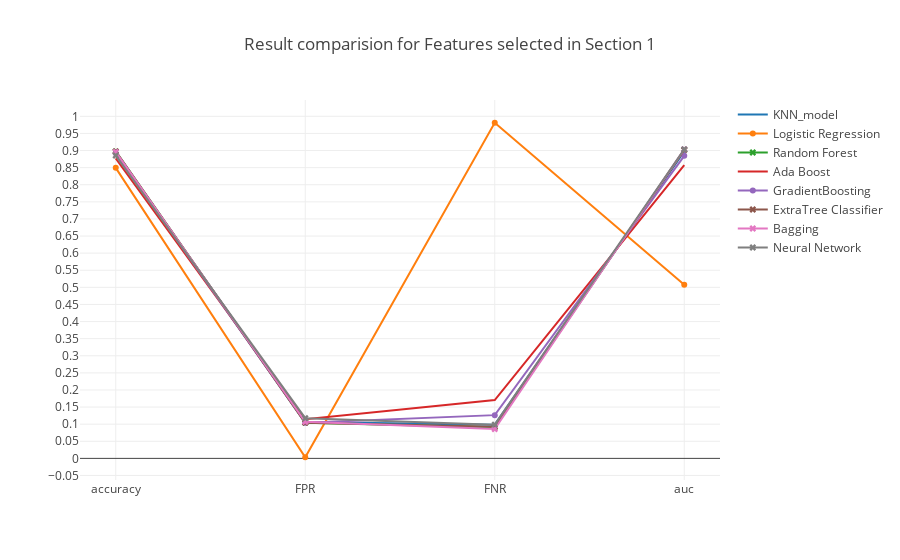

Notebook source saved alongside this figure:
### Markdown cell above
### <a id='1.A' style="text-decoration : none; color : #000000;"> A Results</a>

### Code cell
trace0 = go.Scatter(x=table_80_50_test.iloc[0].index.values[[0,5,6,7]],
                    y=table_80_50_test.iloc[0].values[[0,5,6,7]],
                    mode = 'lines',
                    name = 'KNN_model')

trace1 = go.Scatter(x=table_80_50_test.iloc[1].index.values[[0,5,6,7]],
                    y=table_80_50_test.iloc[1].values[[0,5,6,7]],
                    mode = 'lines+markers',
                    name = 'Logistic Regression')

trace2 = go.Scatter(x=table_80_50_test.iloc[2].index.values[[0,5,6,7]],
                    y=table_80_50_test.iloc[2].values[[0,5,6,7]],
                    mode = 'lines+markers',marker=dict(symbol='x'),
                    name = 'Random Forest')


trace3 = go.Scatter(x=table_80_50_test.iloc[3].index.values[[0,5,6,7]],
                    y=table_80_50_test.iloc[3].values[[0,5,6,7]],
                    mode = 'lines',
                    name = 'Ada Boost')

trace4 = go.Scatter(x=table_80_50_test.iloc[4].index.values[[0,5,6,7]],
                    y=table_80_50_test.iloc[4].values[[0,5,6,7]],
                    mode = 'lines+markers',
                    name = 'GradientBoosting')

trace5 = go.Scatter(x=table_80_50_test.iloc[5].index.values[[0,5,6,7]],
                    y=table_80_50_test.iloc[5].values[[0,5,6,7]],
                    mode = 'lines+markers',marker=dict(symbol='x'),
                    name = 'ExtraTree Classifier')

trace6 = go.Scatter(x=table_80_50_test.iloc[6].index.values[[0,5,6,7]],
                    y=table_80_50_test.iloc[6].values[[0,5,6,7]],
                    mode = 'lines+markers',marker=dict(symbol='x'),
                    name = 'Bagging')

trace7 = go.Scatter(x=table_80_50_test.iloc[7].index.values[[0,5,6,7]],
                    y=table_80_50_test.iloc[7].values[[0,5,6,7]],
                    mode = 'lines+markers',marker=dict(symbol='x'),
                    name = 'Neural Network')



data = [trace0, trace1, trace2, trace3, trace4, trace5, trace6, trace7]
layout = go.Layout(yaxis=dict(tick0=0,dtick=0.05),title='Result comparision for Features selected in Section 1')
fig = go.Figure(data=data, layout=layout)

iplot(fig, filename='Result')

### Figure 1 — Plotly figure (JSON) as saved in the notebook; plotly's stock layout.template omitted (floating-point values rounded to 4 significant figures)
{"data": [{"mode": "lines", "name": "KNN_model", "type": "scatter", "uid": "a3031d83-537e-4672-b823-5931a86bdc67", "x": ["accuracy", "FPR", "FNR", "auc"], "y": [0.8945, 0.1067, 0.09869, 0.8973]}, {"mode": "lines+markers", "name": "Logistic Regression", "type": "scatter", "uid": "04f5dccc-baaf-438a-8cb7-3fd5240e7604", "x": ["accuracy", "FPR", "FNR", "auc"], "y": [0.8494, 0.003326, 0.9812, 0.5077]}, {"marker": {"symbol": "x"}, "mode": "lines+markers", "name": "Random Forest", "type": "scatter", "uid": "bf98c08f-58a6-40ce-9cbf-3aec624eeda2", "x": ["accuracy", "FPR", "FNR", "auc"], "y": [0.8976, 0.1044, 0.09135, 0.9021]}, {"mode": "lines", "name": "Ada Boost", "type": "scatter", "uid": "b4a97e3f-43f9-4b73-8180-42610b14fdb8", "x": ["accuracy", "FPR", "FNR", "auc"], "y": [0.8771, 0.1145, 0.1705, 0.8575]}, {"mode": "lines+markers", "name": "GradientBoosting", "type": "scatter", "uid": "2dd3a629-4a4c-4ea9-94ca-17e4f464a136", "x": ["accuracy", "FPR", "FNR", "auc"], "y": [0.8924, 0.1043, 0.1264, 0.8847]}, {"marker": {"symbol": "x"}, "mode": "lines+markers", "name": "ExtraTree Classifier", "type": "scatter", "uid": "6814ceee-0d3f-4676-9d82-de495d80afbc", "x": ["accuracy", "FPR", "FNR", "auc"], "y": [0.8974, 0.1044, 0.09217, 0.9017]}, {"marker": {"symbol": "x"}, "mode": "lines+markers", "name": "Bagging", "type": "scatter", "uid": "f602de2b-adcc-4563-b5a9-a6f90845ffc0", "x": ["accuracy", "FPR", "FNR", "auc"], "y": [0.8962, 0.107, 0.08564, 0.9037]}, {"marker": {"symbol": "x"}, "mode": "lines+markers", "name": "Neural Network", "type": "scatter", "uid": "ac6787ce-41a6-4e7d-85e3-f2101abc54f7", "x": ["accuracy", "FPR", "FNR", "auc"], "y": [0.8853, 0.1176, 0.09869, 0.9037]}], "layout": {"title": "Result comparision for Features selected in Section 1", "yaxis": {"dtick": 0.05, "tick0": 0}}}
